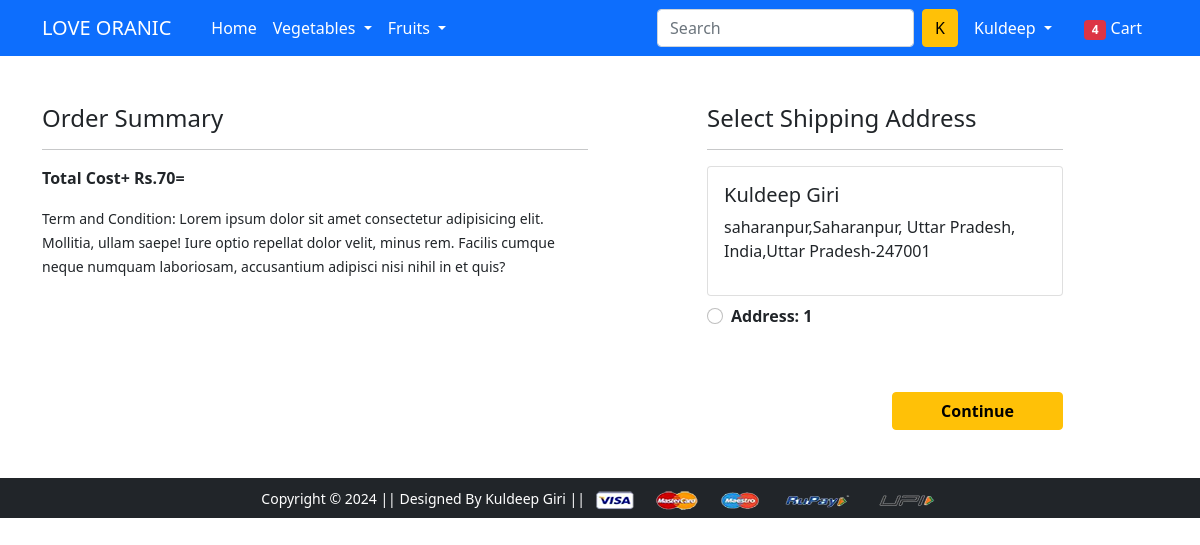
Screenshot of /checkout/ (signed in) with the database file from the repository.
### app/models.py (models this page shows)
class Customer(models.Model):
    user=models.ForeignKey(User,on_delete=models.CASCADE)
    name=models.CharField(max_length=200)
    locality=models.CharField(max_length=200)
    city=models.CharField(max_length=50)
    zipcode=models.IntegerField()
    state=models.CharField(choices=STATE_CHOICE,max_length=50)

### app/views.py (the view)
# urls.py: path('checkout/', views.checkout, name='checkout'),
@login_required
def checkout(request):
    user=request.user
    add=Customer.objects.filter(user=user)
    cart_items=Cart.objects.filter(user=user)
    amount=0.0
    shipping_amount=70.0
    total_amount=0.0
    cart_product=[p for p in Cart.objects.all() if p.user == user]
    if cart_product:
      for p in cart_product:
        tempamount=(p.quantity * p.product.discount_price)
        amount+=tempamount
      totalamount=amount+shipping_amount
    return render (request,'app/checkout.html',{'add':add,'total_amount':total_amount,'cart_items':cart_items})

### app/templates/app/checkout.html (shortened to what this page needs)
{% extends 'app/base.html' %}
{% load static %}
{% block main-content %}
<div class="container">
 <div class="row mt-5">
  <div class="col-sm-6">
    <h4>Order Summary</h4>
    <hr>
      <p class="fw-bold">Total Cost+ Rs.70={{totalamount}}</p>
    <small>Term and Condition: Lorem ipsum dolor sit amet consectetur adipisicing elit. Mollitia, ullam saepe! Iure optio repellat dolor velit, minus rem. Facilis cumque neque numquam laboriosam, accusantium adipisci nisi nihil in et quis?</small>
  </div>
  <div class="col-sm-4 offset-sm-1">
    <h4>Select Shipping Address</h4>
    <hr>
    <form action="/paymentdone">
      {% for ad in add %}
      <div class="card">
        <div class="card-body">
        <h5>{{ad.name}}</h5>
        <p>{{ad.locality}},{{ad.city}},{{ad.state}}-{{ad.zipcode}}</p>
        </div>
      </div>
        <div class="form-check mt-2 mb-5">
          <input class="form-check-input" type="radio" name="custid" id="custadd{{forloop.counter}}" value="{{ad.id}}">
          <label class="form-check-label fw-bold" for="custadd{{forloop.counter}}">
            Address: {{forloop.counter}} </label>
        </div>
        {% endfor %}
        <div class="text-end">
          <button type="submit" class="btn btn-warning mt-3 px-5 fw-bold">Continue</button>
        </div>
      </form>
    </div>
  </div>
</div>
{% endblock main-content %}

### app/templates/app/base.html (shortened to what this page needs)
<!doctype html>
{% load static %}
<html lang="en">
  <head>
    <link href="https://cdn.jsdelivr.net/npm/bootstrap@5.0.0-beta1/dist/css/bootstrap.min.css" rel="stylesheet">
    <link rel="stylesheet" href="{% static 'app/css/owl.carousel.min.css' %}">
    <link rel="stylesheet" href="{% static 'app/css/all.min.css' %}">
    <link rel="stylesheet" href="{% static 'app/css/style.css' %}">
  </head>
  <body>
    <nav class="navbar navbar-expand-lg navbar-dark bg-primary">
     <div class="container">
      <a class="navbar-brand" href="#">LOVE ORANIC</a>
       <div class="collapse navbar-collapse" id="navbarSupportedContent">
         <ul class="navbar-nav me-auto mb-2 mb-lg-0">
           <li class="nav-item">
             <a class="nav-link active" aria-current="page" href="/">Home</a>
           </li>
           <li class="nav-item dropdown">
             <a class="nav-link dropdown-toggle text-white" href="#" id="electronicsDropdown" role="button" data-bs-toggle="dropdown" aria-expanded="false">
               Vegetables
             </a>
           </li>
           <li class="nav-item dropdown">
             <a class="nav-link dropdown-toggle text-white" href="#" id="fashionDropdown" role="button" data-bs-toggle="dropdown" aria-expanded="false">
               Fruits
             </a>
           </li>
         </ul>
         <form class="d-flex">
           <input class="form-control me-2" type="search" placeholder="Search" aria-label="Search">
           <button class="btn btn-warning" type="submit">K</button>
         </form>
         <div>
          <ul class="navbar-nav me-auto mb-2 mb-lg-0">
            {% if request.user.is_authenticated %}
           <li class="nav-item dropdown mx-2">
              <a class="nav-link dropdown-toggle text-white" href="#" id="profileDropdown" role="button" data-bs-toggle="dropdown" aria-expanded="false">
                {{request.user.username|capfirst}}
              </a>
            </li>
            <li class="nav-item mx-2">
             <a href="{% url 'showcart' %}" class="nav-link text-white"><span class="badge bg-danger">4</span> Cart </a>
            </li>
            {% endif %}
          </ul>
         </div>
       </div>
     </div>
    </nav>
    {% block main-content %} {% endblock main-content %}
    <footer class="container-fluid bg-dark text-center p-2 mt-5">
        <small class="text-white">Copyright &copy; 2024 || Designed By Kuldeep Giri || </small>
        <img src="{% static 'app/images/payment.png' %}" alt="" srcset="" class="img-fluid" height="2px">
    </footer>
  </body>
</html>

### rows the page displays
Customer: name "Kuldeep Giri", locality "saharanpur", city "Saharanpur, Uttar Pradesh, India", state "Uttar Pradesh", zipcode "247001"

### other values shown
{{ request.user.username|capfirst }} "Kuldeep"
